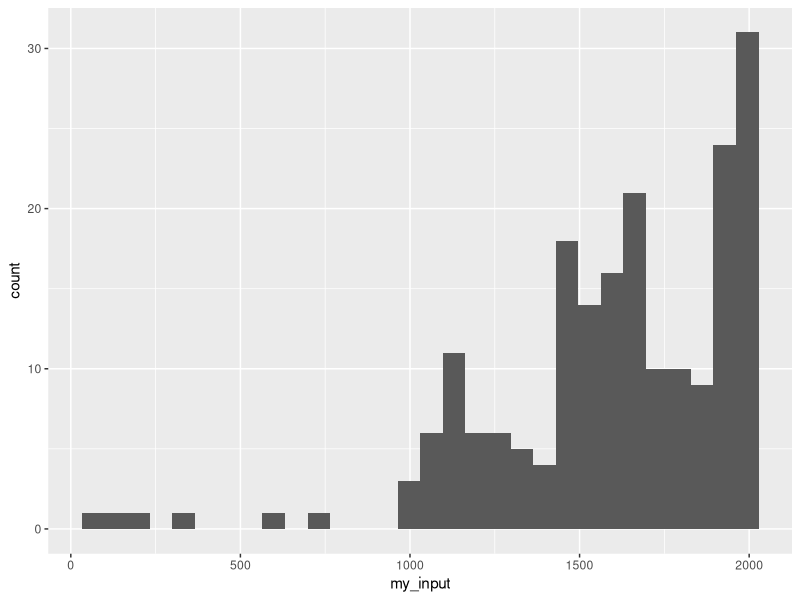

The R source for this figure:
# but of course
library(tidyverse)

# find two numbers that sum to 2020 and give the product of those two numbers

# datapasta
my_input <- c(1786L, 571L, 1689L, 1853L, 1817L, 1549L, 1079L, 1755L, 1973L, 1453L, 1139L, 1576L, 1928L, 1634L, 1961L, 1995L, 1272L, 1839L, 1976L, 1664L, 1956L, 1933L, 1981L, 1665L, 1057L, 1798L, 1485L, 2004L, 1990L, 2002L, 82L, 1922L, 1544L, 201L, 1730L, 1607L, 1597L, 1098L, 1490L, 1955L, 1194L, 1733L, 1245L, 1761L, 1709L, 1143L, 1828L, 1450L, 1569L, 1997L, 1943L, 1555L, 1958L, 1176L, 1858L, 1937L, 1560L, 1979L, 1962L, 1658L, 1959L, 2007L, 1636L, 1460L, 348L, 1084L, 1952L, 1162L, 1772L, 701L, 1462L, 1680L, 1639L, 1625L, 1060L, 1600L, 1631L, 1638L, 1350L, 1675L, 1366L, 1244L, 1413L, 994L, 1533L, 1199L, 1653L, 1902L, 1340L, 1819L, 1676L, 1081L, 1953L, 1993L, 1652L, 1214L, 1815L, 1977L, 1939L, 2000L, 1879L, 1948L, 1982L, 1983L, 1247L, 1969L, 1149L, 1682L, 1456L, 2001L, 1674L, 1531L, 1464L, 1243L, 1511L, 1867L, 1479L, 1873L, 1136L, 1087L, 1651L, 1855L, 1122L, 1505L, 1974L, 1692L, 1992L, 1361L, 1666L, 1100L, 1193L, 1978L, 1529L, 1903L, 1510L, 1152L, 1514L, 1591L, 1753L, 1744L, 1985L, 1459L, 1954L, 1579L, 1307L, 1975L, 1934L, 1589L, 971L, 1603L, 1980L, 1942L, 1160L, 1986L, 1963L, 1921L, 1481L, 1736L, 1616L, 1968L, 1201L, 1489L, 1781L, 1021L, 1452L, 1570L, 1326L, 1831L, 2006L, 1541L, 1690L, 1877L, 1447L, 1988L, 1411L, 1535L, 1799L, 1587L, 1255L, 1611L, 1419L, 1947L, 1626L, 132L, 1946L, 1950L, 1487L, 1496L, 1949L, 1155L, 1628L, 1738L, 2010L, 1446L, 1466L, 1630L, 1784L, 1989L, 1458L, 1741L)

# might need this
my_len <- length(my_input)

# for plotting
df = as.data.frame(my_input)

# have a look
ggplot(df) + 
  geom_histogram(aes(my_input))

# there is probably some value in sorting the list
# lower values are likely to be included rather than two around 1000
sorted_list = sort(my_input)

# double loop
for (x in seq_along(sorted_list)) {
  for (y in seq_along(sorted_list)) {
    if (sorted_list[[x]] + sorted_list[[y]] == 2020) {
      print(sorted_list[[x]] * sorted_list[[y]])
    }
  }
}

# triple loop
for (x in seq_along(sorted_list)) {
  for (y in seq_along(sorted_list)) {
    for (z in seq_along(sorted_list)) {
      if (sorted_list[[x]] + sorted_list[[y]] + sorted_list[[z]] == 2020) {
        print(sorted_list[[x]] * sorted_list[[y]] * sorted_list[[z]])
      }
    }
  }
}
